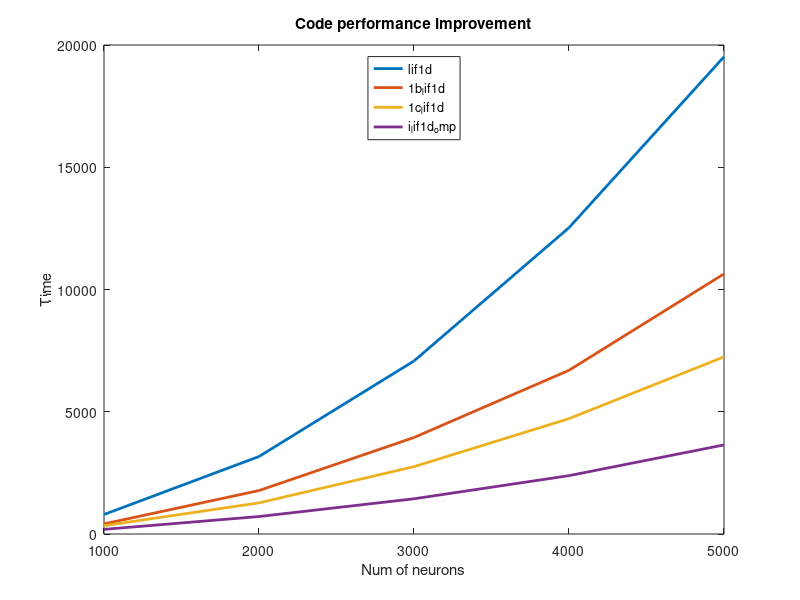

MATLAB code to generate this figure:
clear all;
clc;
close all;
n = 1000:1000:5000;
x1 = [797.360671 3169.363008 7077.327858 12528.370581 19518.456902];
x2 = [413.500673 1776.593745	3946.689160	6695.704059	10638.286699];
x3 = [341.612187 1273.348192 2754.408502 4718.239895 7244.971913];
x4 = [189.319953 714.705905 1440.290326 2386.589338 3642.778038]
plot(n,x1, "linewidth", 2)
hold on
plot(n,x2, "linewidth", 2)
plot(n,x3, "linewidth", 2)
plot(n,x4, "linewidth", 2)
title ("Code performance improvement")
xlabel ("Num of neurons")
ylabel ("Time")
legend ({"lif1d", "1b_lif1d", "1c_lif1d", "i_lif1d_omp"}, "location", "north")